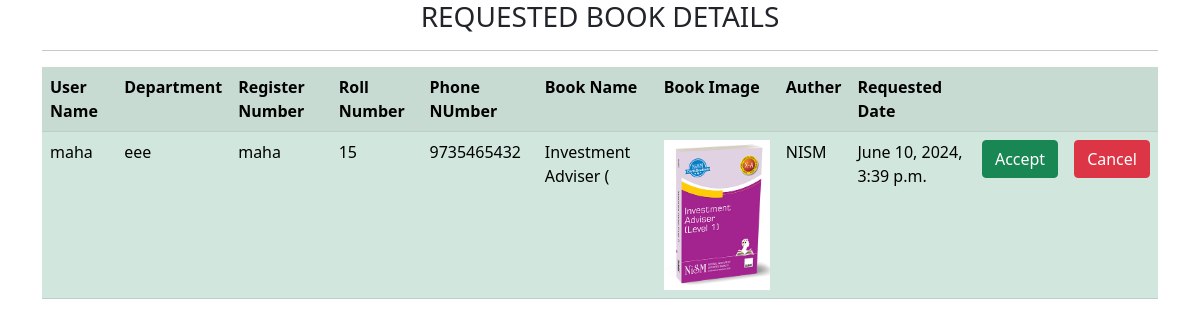
The app's page /libraryapp/libbookrequest/ with its own data.
### libraryapp/models.py (models this page shows, shortened)
class BookRequest(models.Model):
    user=models.ForeignKey(userdetails,on_delete=models.CASCADE)
    book=models.ForeignKey(LibraryBookDetail,on_delete=models.CASCADE)
    request_date=models.DateTimeField(auto_now_add=True)

class userdetails(models.Model):
    user=models.OneToOneField(User,on_delete=models.CASCADE)
    phone = models.IntegerField()
    roll_no = models.IntegerField()
    register_id = models.CharField(max_length=10)
    college_name=models.CharField(max_length=40)
    department=models.CharField(max_length=40)

class LibraryBookDetail(models.Model):
    book_name=models.CharField(max_length=20)
    book_img=models.ImageField(upload_to='image/')
    auther=models.CharField(max_length=20)
    book_id=models.CharField(max_length=10)
    description=models.CharField(max_length=100)
    available_copies=models.IntegerField()

### libraryapp/views.py (the view)
# urls.py: path('libbookrequest/',LibraryBookRequestView.as_view(),name='libraryview'),
class LibraryBookRequestView(generic.ListView):
    model = BookRequest
    template_name = 'librarybookrequestview.html'
    context_object_name ='books'

### libraryapp/templates/librarybookrequestview.html (shortened to what this page needs)
<!DOCTYPE html>
<html lang="en">
<head>
    <link href="https://cdn.jsdelivr.net/npm/bootstrap@5.0.2/dist/css/bootstrap.min.css" rel="stylesheet">
</head>
<body>
<div class="container">
    <h3 align="center">REQUESTED BOOK DETAILS</h3>
<hr>
 <table class="table table-striped table-success">
    <tr>
        <th>User Name</th>
        <th>Department</th>
        <th>Register Number</th>
        <th>Roll Number</th>
        <th>Phone NUmber</th>
         <th>Book Name</th>
        <th>Book Image</th>
        <th>Auther</th>
        <th>Requested Date</th>
        <th></th>
        <th></th>
    </tr>
          {% for i in books %}
    <tr>
        <td>{{i.user.user.username}}</td>
                <td>{{i.user.department}}</td>
                <td>{{i.user.register_id}}</td>
                <td>{{i.user.roll_no}}</td>
                <td>{{i.user.phone}}</td>
        <td>{{i.book.book_name}}</td>
        <td><img src="{{i.book.book_img.url}}" style="height:150px;width150px;"></td>
        <td>{{i.book.auther}}</td>
        <td>{{i.request_date}}</td>
         <td><a href="http://127.0.0.1:8000/libraryapp/acceptbuttonview/{{i.id}}" class="btn btn-success">Accept</a></td>
        <td><a class="btn btn-danger">Cancel</a></td>
         </tr>
        {% endfor %}
</table>
    </div>
</body>
</html>

### records on screen
BookRequest: user.user.username "maha", user.department "eee", user.register_id "maha", user.roll_no "15", user.phone "9735465432", book.book_name "Investment Adviser (", book.book_img (picture), book.auther "NISM", request_date "June 10, 2024, 3:39 p.m."
